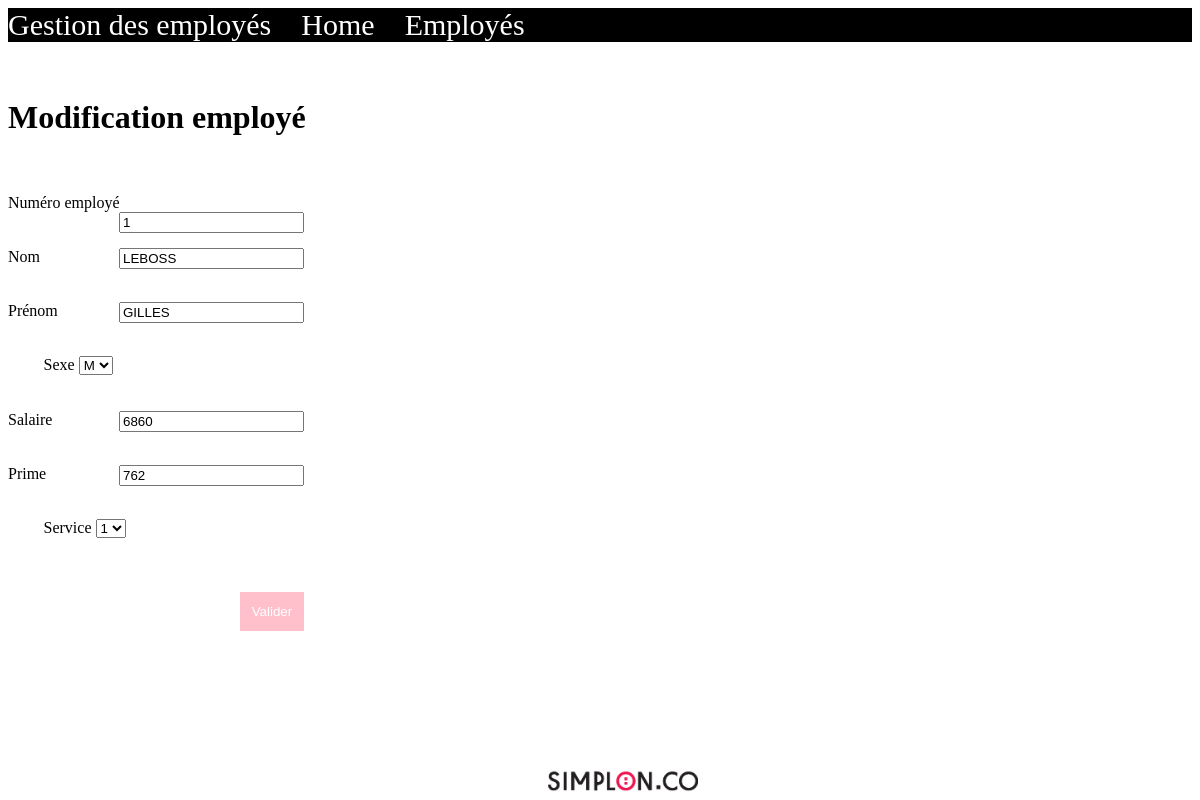
The page /table_modif.php?EMPNO=1 on the database its author committed.
### tables this page shows
CREATE TABLE `employes` (
  `EMPNO` int(11) NOT NULL,
  `EMPNOM` varchar(30) NOT NULL,
  `EMPPREN` varchar(30) NOT NULL,
  `EMPSEXE` varchar(1) NOT NULL,
  `EMPSALAIRE` int(11) NOT NULL,
  `EMPPRIME` int(11) NOT NULL,
  `SRVNO` int(11) NOT NULL
);

### table_modif.php (the view, shortened to what this page needs)
<!DOCTYPE html>
<html lang="en">
<head>
</head>
<header>
    Gestion des employés
    &nbsp;&nbsp;&nbsp;<a href="index.php">Home</a>
    &nbsp;&nbsp;&nbsp;<a href="employes.php">Employés</a>
</header>
<body>
    <br><br>
    <h1>Modification employé</h1>
    <?php
        include "connexion.php";
        $NUMEMP= $_GET['EMPNO'];
        $reponse = $BDD->query("SELECT * FROM employes WHERE EMPNO=$NUMEMP");
        $donnees = $reponse->fetch();
    ?>
    <br><br>
    <form action="#" method=POST>
    <div class="clearfloat">
        <label for="num">Numéro employé</label>
        <input type="text" id="num" name ="num" value="<?=$NUMEMP?>" >
    </div>
    <br><br>
    <div class="clearfloat">
        <label for="nom">Nom</label>
        <input type="text" id="nom" name="nom" value="<?=$donnees['EMPNOM'];?>" >
    </div>
    <br><br>
    <div class="clearfloat">
        <label for="prenom">Prénom</label>
        <input type="text" id="prenom" name="prenom" value="<?=$donnees['EMPPREN'];?>" >
    </div>
    <br><br>
    <div class="float">
        <label for="sexe">Sexe</label>
        <select name="sexe" id="sexe">
            <option value="<?=$donnees['EMPSEXE'];?>"><?=$donnees['EMPSEXE'];?></option>
        </select>
    </div>
    <br><br>
    <div class="clearfloat">
        <label for="salaire">Salaire</label>
        <input type="text" id="salaire" name="salaire" value="<?=$donnees['EMPSALAIRE'];?>" >
    </div>
    <br><br>
    <div class="clearfloat">
        <label for="prime">Prime</label>
        <input type="text" id="prime" name="prime" value="<?=$donnees['EMPPRIME'];?>" >
    </div>
    <br><br>
    <div class="float">
        <label for="service" >Service</label>
        <select name="service" id="service">
            <option value="<?= $donnees['SRVNO'];?>"><?= $donnees['SRVNO'];?></option>
        </select>
    </div>
    <br><br><br>
    <div class="clearfloat">
    <input type="submit" id="valid" value="Valider">
    </div>
    </form>
    <br><br>
</body>
<footer>
<img id="logo" src="simplonlogo.png" alt="logo simplon">
</footer>
</html>

### table_modif.php (style rules this page uses)
header { background-color: black; color: white; font-size: 30px; }
a { color: white; text-decoration: none; }
#logo { width:150px; length:100px; }
#valid { padding:1%; color:white; background-color:pink; border:none; }
.clearfloat input { float: right; margin-right:75%; }
.float { margin-left:3%; }
footer { position: absolute; bottom:0; min-height:0%; margin-left:45%; }

### rows shown on the page
employes: nom "LEBOSS", prenom "GILLES", sexe "M", salaire "6860", prime "762", service "1"
